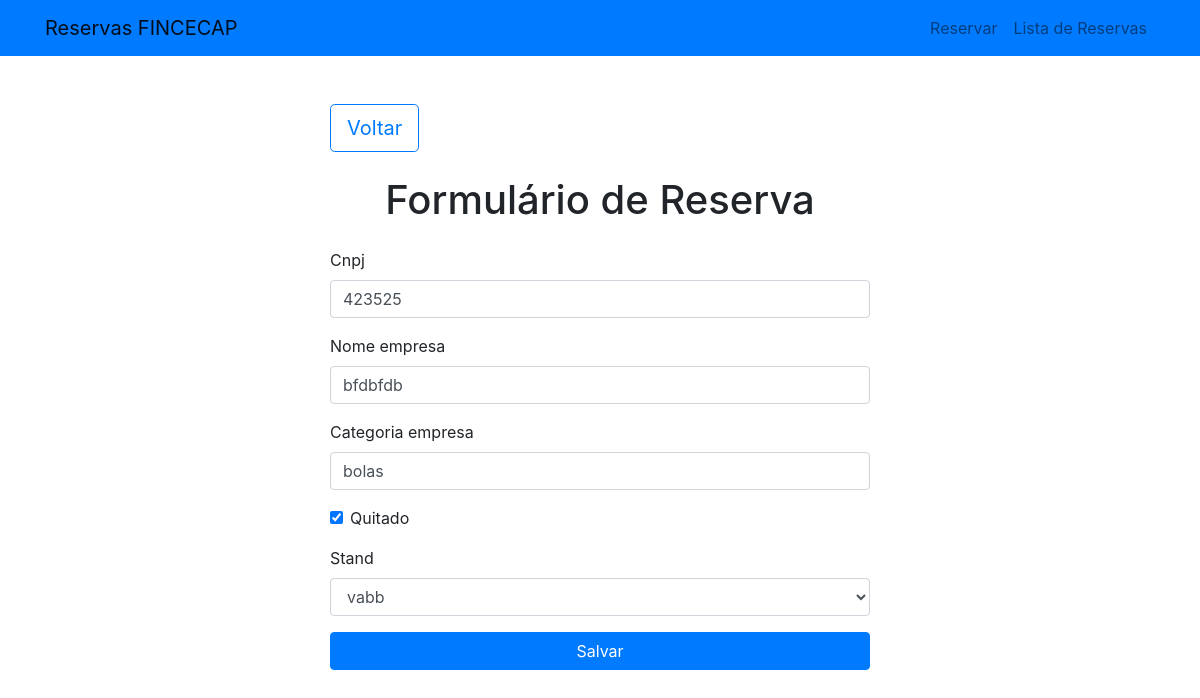
Screenshot of /reservas/reservas/detail/1/update with the database file from the repository.
### reservas/models.py (models this page shows, shortened)
class Reserva(models.Model):
    cnpj = models.CharField(max_length=18)
    nome_empresa = models.CharField(max_length=160)
    categoria_empresa = models.CharField(max_length=160)
    quitado = models.BooleanField()
    stand = models.OneToOneField(Stand, on_delete=models.CASCADE)

### reservas/views.py (the view, shortened to what this page needs)
# urls.py: path("reservas/detail/<pk>/update", ReservaUpdateView.as_view(), name='reserva_update'),
class ReservaUpdateView(UpdateView):
    model = Reserva
    fields = ["cnpj", "nome_empresa", "categoria_empresa", "quitado", "stand"]
    template_name = "reserva_update_form.html"
    template_name_suffix = "_update_form"
    context_object_name = "object"

### reservas/models.py (called while the page is built)
    def __str__(self) -> str:
        return f"{self.localizacao}"

### reservas/templates/reserva_update_form.html (shortened to what this page needs)
{% extends 'base.html' %}
{% load bootstrap4 %}
{% block content %}
<div class="container my-5">
    <div class="row justify-content-center">
        <div class="col-md-6">
            <a class="btn btn-outline-primary btn-lg mb-4" href="{% url 'home' %}">
                 Voltar
            </a>
            <h1 class="text-center mb-4">Formulário de Reserva</h1>
            <form action="{% url 'reserva_update' object.pk %}" method="post" class="form" autocomplete="on">
                {% bootstrap_form form %}
                <div class="text-center">
                    <button type="submit" class="btn btn-primary btn-block" value="Update">Salvar</button>
                </div>
            </form>
        </div>
    </div>
</div>
{% endblock %}

### rows the page displays
Reserva: cnpj "423525", nome_empresa "bfdbfdb", categoria_empresa "bolas", quitado "☑", stand "vabb"
